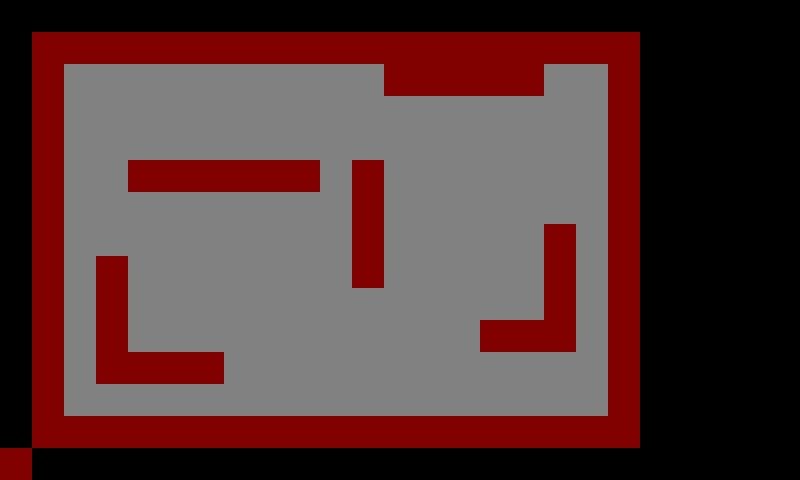

This game map was drawn from its Tiled (.tmx) file and the tilesets committed beside it. A one-line description and the full map source follow:
An orthogonal 25x15 tile map with 32x32 px tiles, 1 tile layer (Tile Layer 1).

<map version="1.0" orientation="orthogonal" renderorder="left-down" width="25" height="15" tilewidth="32" tileheight="32" nextobjectid="1">
 <tileset firstgid="1" name="basic_colors" tilewidth="32" tileheight="32" tilecount="64" columns="8">
  <image source="basic_colors.png" width="256" height="256" />
 </tileset>
 <layer name="Tile Layer 1" width="25" height="15">
  <data encoding="csv">
0,0,0,0,0,0,0,0,0,0,0,0,0,0,0,0,0,0,0,0,0,0,0,0,0,
0,17,17,17,17,17,17,17,17,17,17,17,17,17,17,17,17,17,17,17,0,0,0,0,0,
0,17,9,9,9,9,9,9,9,9,9,9,17,17,17,17,17,9,9,17,0,0,0,0,0,
0,17,9,9,9,9,9,9,9,9,9,9,9,9,9,9,9,9,9,17,0,0,0,0,0,
0,17,9,9,9,9,9,9,9,9,9,9,9,9,9,9,9,9,9,17,0,0,0,0,0,
0,17,9,9,17,17,17,17,17,17,9,17,9,9,9,9,9,9,9,17,0,0,0,0,0,
0,17,9,9,9,9,9,9,9,9,9,17,9,9,9,9,9,9,9,17,0,0,0,0,0,
0,17,9,9,9,9,9,9,9,9,9,17,9,9,9,9,9,17,9,17,0,0,0,0,0,
0,17,9,17,9,9,9,9,9,9,9,17,9,9,9,9,9,17,9,17,0,0,0,0,0,
0,17,9,17,9,9,9,9,9,9,9,9,9,9,9,9,9,17,9,17,0,0,0,0,0,
0,17,9,17,9,9,9,9,9,9,9,9,9,9,9,17,17,17,9,17,0,0,0,0,0,
0,17,9,17,17,17,17,9,9,9,9,9,9,9,9,9,9,9,9,17,0,0,0,0,0,
0,17,9,9,9,9,9,9,9,9,9,9,9,9,9,9,9,9,9,17,0,0,0,0,0,
0,17,17,17,17,17,17,17,17,17,17,17,17,17,17,17,17,17,17,17,0,0,0,0,0,
17,0,0,0,0,0,0,0,0,0,0,0,0,0,0,0,0,0,0,0,0,0,0,0,0
</data>
 </layer>
</map>